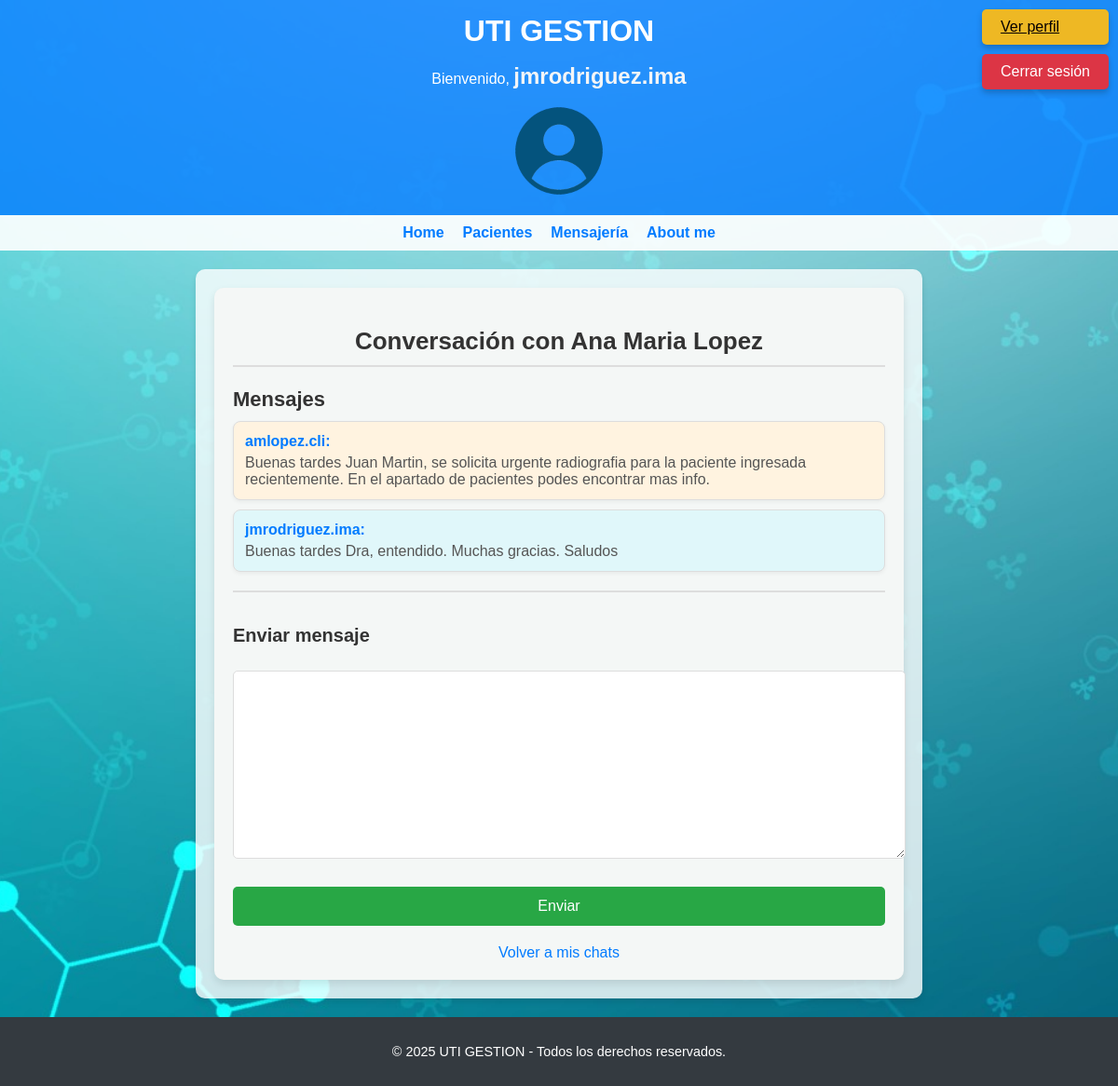
The app's page /mensajes/chat/2/mensajes/ (signed in) with its own data.
### usuarios/models.py (models this page shows)
class CustomUser(AbstractUser):
    ESPECIALIDADES = [
        ('Admision', 'Admision'),
        ('Clínica', 'Clínica'),
        ('Enfermería', 'Enfermería'),
        ('Pediatría', 'Pediatría'),
        ('Cardiología', 'Cardiología'),
        ('Traumatología', 'Traumatología'),
        ('Anestesiología', 'Anestesiología'),
        ('Terapia Intensiva', 'Terapia Intensiva'),
        ('Cirujia General', 'Cirugia General'),
        ('Imagenología', 'Imagenología'),
    ]
    especialidad = models.CharField(
        max_length=50,
        choices=ESPECIALIDADES,
        blank=True,
        null=True,
        verbose_name="Especialidad"
    )
    telefono = models.CharField(max_length=15, blank=True, null=True, verbose_name="Teléfono")
    direccion = models.CharField(max_length=150, blank=True, null=True, verbose_name="Dirección")
    fecha_nacimiento = models.DateField(blank=True, null=True, verbose_name="Fecha de nacimiento")
    nombre = models.CharField(max_length=50, blank=True, null=True, verbose_name="Nombre")  # Nuevo campo
    apellido = models.CharField(max_length=50, blank=True, null=True, verbose_name="Apellido")  # Nuevo campo
    nro_matricula_profesional = models.CharField(max_length=20, blank=True, null=True, verbose_name="Nro de Matrícula Profesional")  # Nuevo campo
    def __str__(self):
        return f"{self.nombre} {self.apellido}" if self.nombre and self.apellido else self.username

### mensajes/models.py (models this page shows)
class Chat(models.Model):
    user_chat_1    = models.ForeignKey(User, on_delete=models.CASCADE, related_name='chat_user_1')
    user_chat_2    = models.ForeignKey(User, on_delete=models.CASCADE, related_name='chat_user_2')
    fecha_creacion = models.DateField(auto_now=False, auto_now_add=True)

class Mensaje(models.Model):
    chat       = models.ForeignKey(Chat, on_delete=models.CASCADE)
    de_user    = models.ForeignKey(User, on_delete=models.CASCADE, null=True)
    contenido  = models.CharField(max_length=255)
    fecha_hora = models.DateTimeField(auto_now_add=True, auto_now=False)

### mensajes/views.py (the view)
# urls.py: path('chat/<int:id>/mensajes/', ver_chat, name='ver_chat'),
@login_required
def ver_chat(request, id):
    chat = Chat.objects.get(id=id)
    mensajes = None
    if request.method == 'POST':
        formulario_envio_mensaje = FormularioEnvioMensaje(request.POST)
        if formulario_envio_mensaje.is_valid():
            datos_mensaje = formulario_envio_mensaje.cleaned_data
            nuevo_mensaje = Mensaje(
                chat = chat,
                de_user = request.user,
                contenido = datos_mensaje['contenido']
            )
            nuevo_mensaje.save()
            return redirect('ver_chat', chat.id)
    else:
        mensajes = Mensaje.objects.filter(chat=chat).order_by('id')
        formulario_envio_mensaje = FormularioEnvioMensaje()
    return render(request, 'mensajes/ver_chat.html', { 'formulario_envio_mensaje' : formulario_envio_mensaje, 'chat' : chat, 'mensajes' : mensajes })

### mensajes/forms.py
class FormularioEnvioMensaje(forms.Form):
    contenido = forms.CharField(
        required=True,
        widget=forms.Textarea(attrs={ 'class' : 'form-control' }),
        label=''
    )

### mensajes/templates/mensajes/ver_chat.html (shortened to what this page needs)
{% extends 'hospital_uti/base.html' %}
{% load static %}
{% block content %}
<div class="chat-container">
    <h2 class="chat-header">Conversación con
        {% if chat.user_chat_1 != request.user %}
            {{ chat.user_chat_1 }}
        {% else %}
            {{ chat.user_chat_2 }}
        {% endif %}
    </h2>
    <div class="messages-container">
        <h3 class="messages-title">Mensajes</h3>
        <ul class="messages-list">
            {% for mensaje in mensajes %}
                <li class="message-item {% if mensaje.de_user == request.user %}sent{% else %}received{% endif %}">
                    <strong class="message-sender">{{ mensaje.de_user.username }}:</strong>
                    <span class="message-content">{{ mensaje.contenido }}</span>
                </li>
            {% empty %}
                <li class="no-messages">No hay mensajes en esta conversación.</li>
            {% endfor %}
        </ul>
    </div>
    <div class="message-form-container">
        <h3 class="form-title">Enviar mensaje</h3>
        <form method="post" class="message-form">
            {{ formulario_envio_mensaje.as_p }}
            <button type="submit" class="send-button">Enviar</button>
        </form>
    </div>
    <div class="back-link">
        <a href="{% url 'ver_chats' %}" class="back-link-button">Volver a mis chats</a>
    </div>
</div>
{% endblock %}

### templates/hospital_uti/base.html (shortened to what this page needs)
<!DOCTYPE html>
<html lang="es">
<head>
    {% load static %}
    <link rel="stylesheet" type="text/css" href="{% static 'css/styles.css' %}">
</head>
<body>
    <div class="container">
        <header>
            <h1>UTI GESTION</h1>
            {% if request.user.is_authenticated %}
            <p>Bienvenido, <span class="username">{{ request.user.username }}</span></p>
            <div>
                {% if request.user.perfil.imagen %}
                <img src="{{ request.user.perfil.imagen.url }}" alt="Avatar"
                    style="width: 100px; height: 100px; max-width: 100px; max-height: 100px; border-radius: 50%; object-fit: cover;">
                {% else %}
                <img src="{% static 'avatars/default_avatar.png' %}" alt="Avatar por defecto"
                    style="width: 100px; height: 100px; max-width: 100px; max-height: 100px; border-radius: 50%; object-fit: cover;">
                {% endif %}
            </div>
            {% endif %}
        </header>
        <nav>
            <ul>
                <li><a href="{% url 'home' %}">Home</a></li>
                {% if user.is_authenticated %}
                <li><a href="{% url 'inicio_pacientes' %}">Pacientes</a></li>
                <li><a href="{% url 'ver_chats' %}">Mensajería</a></li>
                {% else %}
                <li><a href="{% url 'login' %}">Iniciar sesión</a></li>
                <li><a href="{% url 'registro' %}">Registro</a></li>
                {% endif %}
                <li><a href="{% url 'about' %}">About me</a></li>
            </ul>
        </nav>
        {% if user.is_authenticated %}
        <div class="auth-buttons">
            <a href="{% url 'ver_perfil' %}" class="profile-btn">Ver perfil</a>
            <form action="{% url 'logout' %}" method="POST" style="display:inline;">
                <button type="submit" class="logout-btn">Cerrar sesión</button>
            </form>
        </div>
        {% endif %}
        <main class="content">
            {% block content %}
            {% endblock %}
        </main>
        <footer>
            <p>&copy; 2025 UTI GESTION - Todos los derechos reservados.</p>
        </footer>
    </div>
</body>
</html>

### static/css/styles.css (style rules this page uses)
body { font-family: Arial, sans-serif; margin: 0; padding: 0; display: flex; flex-direction: column; min-height: 100vh; background-image: url('/static/images/fondo_web.jpg'); background-size: cover; background-position: center; background-repeat: no-repeat; color: #212529; }
.container { display: flex; flex-direction: column; flex: 1; }
.username { font-weight: bold; font-size: 1.5rem; color: #f3f5f7; }
header { background-color: rgba(0, 123, 255, 0.8); color: white; padding: 15px; text-align: center; }
header h1 { margin: 0; font-size: 2rem; }
nav { background-color: rgba(255, 255, 255, 0.9); padding: 10px; }
nav ul { list-style: none; padding: 0; margin: 0; display: flex; gap: 20px; justify-content: center; }
nav ul li a, nav ul li button { color: #007bff; text-decoration: none; font-weight: bold; }
.auth-buttons { position: fixed; top: 10px; right: 10px; display: flex; flex-direction: column; gap: 10px; }
.profile-btn { background-color: #eeb824; color: rgb(7, 0, 0); padding: 10px 20px; border: none; border-radius: 5px; cursor: pointer; font-size: 1rem; box-shadow: 0px 4px 6px rgba(0, 0, 0, 0.2); }
.logout-btn { background-color: #dc3545; color: white; padding: 10px 20px; border: none; border-radius: 5px; cursor: pointer; font-size: 1rem; box-shadow: 0px 4px 6px rgba(0, 0, 0, 0.2); }
main.content { background: rgba(255, 255, 255, 0.8); padding: 20px; border-radius: 10px; margin: 20px auto; max-width: 1200px; box-shadow: 0px 4px 6px rgba(0, 0, 0, 0.1); flex: 1; }
footer { background-color: #343a40; color: white; text-align: center; padding: 15px; font-size: 0.9rem; margin-top: auto; }
.chat-container { max-width: 700px; margin: 0 auto; padding: 20px; background-color: #f4f7f6; border-radius: 10px; box-shadow: 0 4px 8px rgba(0, 0, 0, 0.1); font-family: 'Arial', sans-serif; }
.chat-header { text-align: center; font-size: 26px; color: #333; margin-bottom: 20px; border-bottom: 2px solid #ddd; padding-bottom: 10px; }
.messages-container { margin-bottom: 20px; }
.messages-title { font-size: 22px; color: #333; margin-bottom: 10px; }
.messages-list { list-style: none; padding: 0; margin: 0; }
.message-item { background-color: #fff; padding: 12px; margin-bottom: 10px; border-radius: 8px; border: 1px solid #ddd; display: flex; flex-direction: column; box-shadow: 0 2px 4px rgba(0, 0, 0, 0.05); }
.message-item.sent { background-color: #e0f7fa; align-self: flex-end; }
.message-item.received { background-color: #fff3e0; align-self: flex-start; }
.message-sender { font-weight: bold; color: #007bff; }
.message-content { margin-top: 5px; color: #555; }
.message-form-container { margin-top: 20px; padding-top: 15px; border-top: 2px solid #ddd; }
.form-title { font-size: 20px; color: #333; margin-bottom: 15px; }
.message-form input, .message-form textarea { width: 100%; padding: 10px; margin: 10px 0; border-radius: 5px; border: 1px solid #ddd; font-size: 16px; }
.send-button { width: 100%; padding: 12px; background-color: #28a745; color: #fff; font-size: 16px; border-radius: 5px; border: none; cursor: pointer; transition: background-color 0.3s; }
.back-link { text-align: center; margin-top: 20px; }
.back-link-button { text-decoration: none; color: #007bff; font-size: 16px; }

### records on screen
CustomUser: user.username "jmrodriguez.ima"
Chat: user_chat_1 "Ana Maria Lopez"
Mensaje: de_user.username "amlopez.cli", contenido "Buenas tardes Juan Martin, se solicita urgente radiografia para la paciente ingresada recientemente. En el apartado de pacientes podes encontrar mas info."
Mensaje: de_user.username "jmrodriguez.ima", contenido "Buenas tardes Dra, entendido. Muchas gracias. Saludos"
